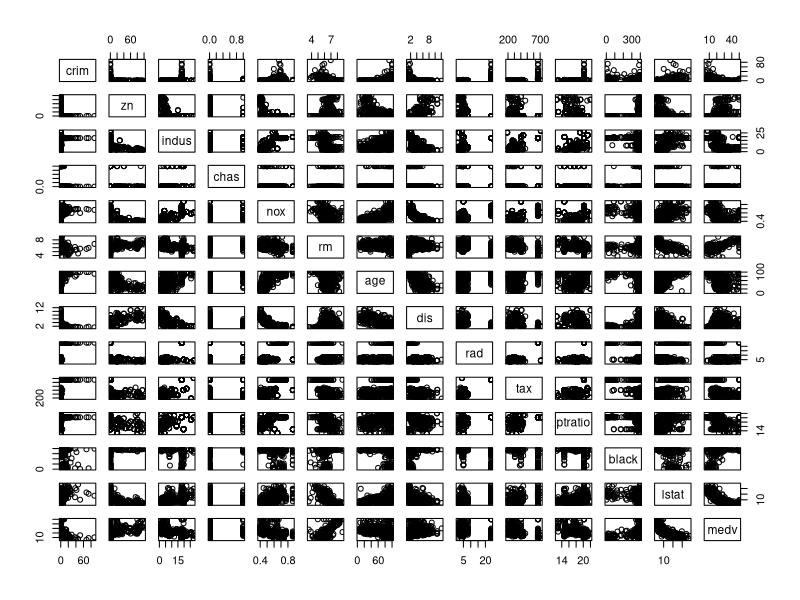
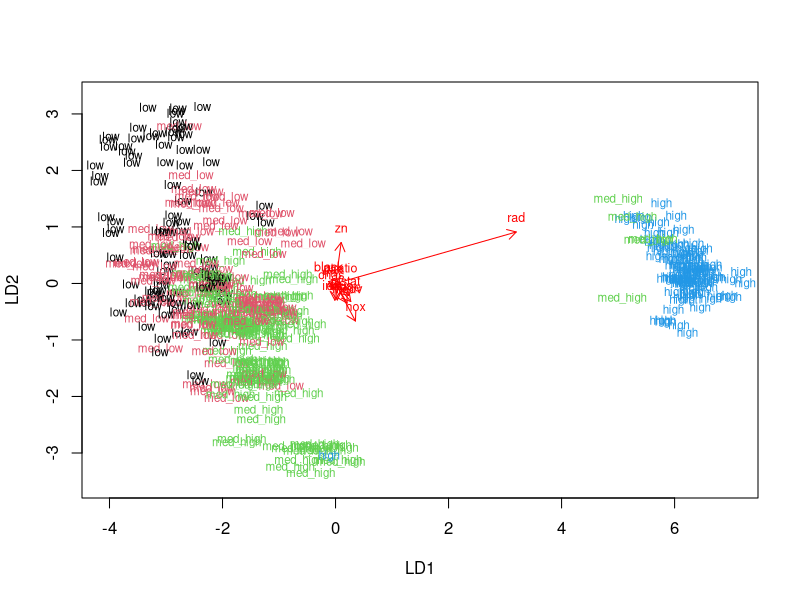
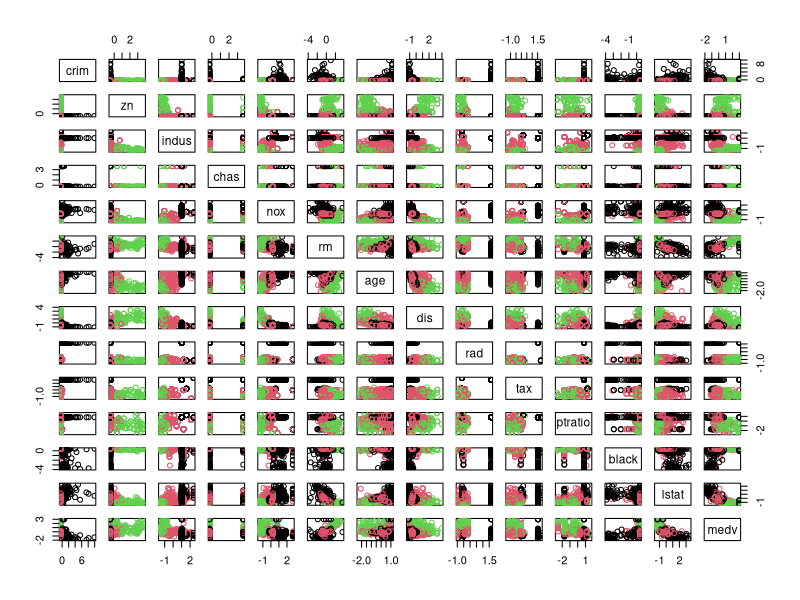
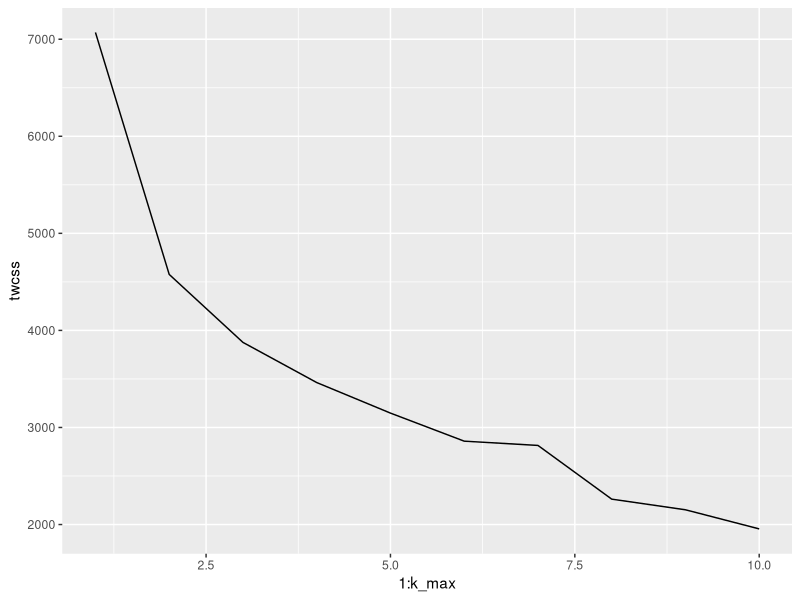
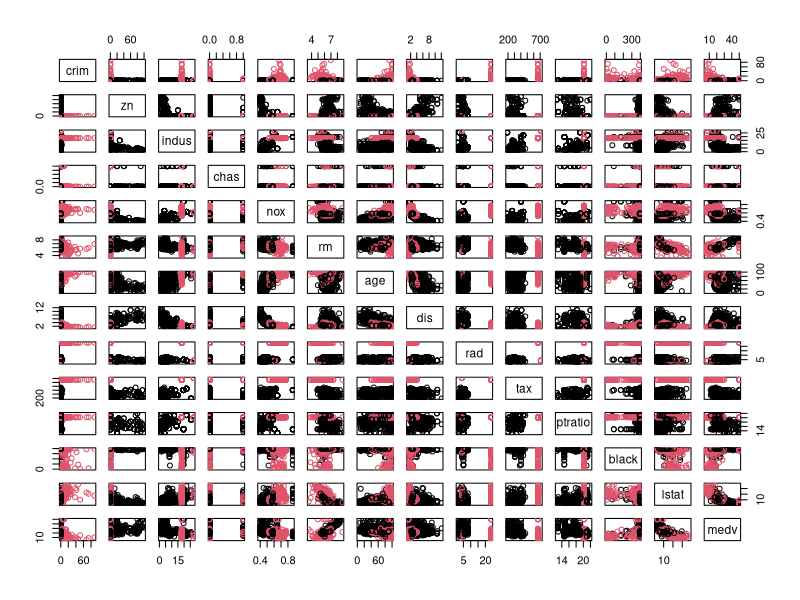
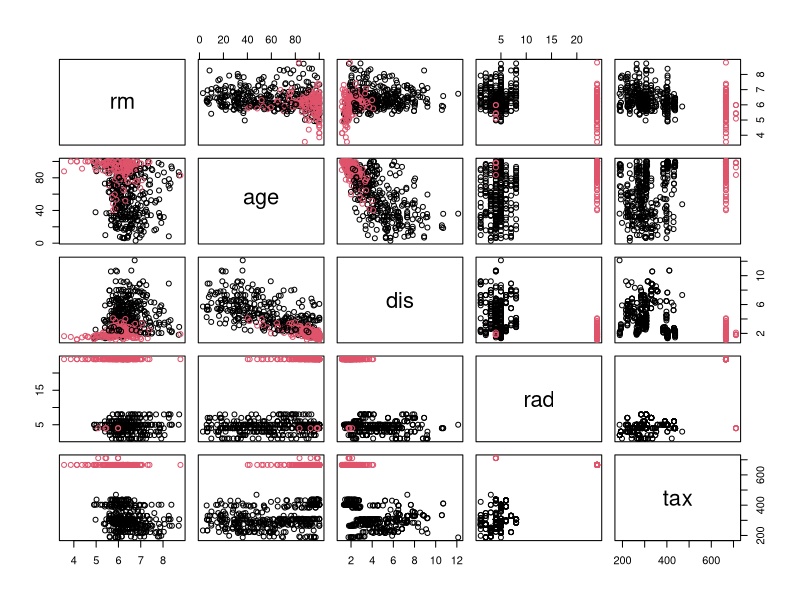

The R script that drew these images, in order:
## ---- chunk 1
date()
## ---- chunk 2
library(MASS)
data("Boston")
str(Boston)
dim(Boston)
## ---- chunk 3
pairs(Boston)
summary(Boston)
## ---- chunk 4
boston_scaled <- scale(Boston)
summary(boston_scaled)
## ---- chunk 5
boston_scaled <- as.data.frame(boston_scaled)
bins <- quantile(boston_scaled$crim)
crime <- cut(boston_scaled$crim, breaks = bins, include.lowest = TRUE, labels = c("low", "med_low", "med_high", "high"))
boston_scaled <- dplyr::select(boston_scaled, -crim)
boston_scaled <- data.frame(boston_scaled, crime)
n <- nrow(boston_scaled)
ind <- sample(n,  size = n * 0.8)
train <- boston_scaled[ind,]
test <- boston_scaled[-ind,]
## ---- chunk 6
lda.fit <- lda(crime ~ ., data = train)
lda.fit
lda.arrows <- function(x, myscale = 1, arrow_heads = 0.1, color = "red", tex = 0.75, choices = c(1,2)){
  heads <- coef(x)
  arrows(x0 = 0, y0 = 0, 
         x1 = myscale * heads[,choices[1]], 
         y1 = myscale * heads[,choices[2]], col=color, length = arrow_heads)
  text(myscale * heads[,choices], labels = row.names(heads), 
       cex = tex, col=color, pos=3)
}
classes <- as.numeric(train$crime)
plot(lda.fit, dimen = 2, col = classes, pch = classes)
lda.arrows(lda.fit, myscale = 1)
## ---- chunk 7
correct_classes <- test$crime
test <- dplyr::select(test, -crime)
lda.pred <- predict(lda.fit, newdata = test)
table(correct = correct_classes, predicted = lda.pred$class)
## ---- chunk 8
data('Boston')
boston_scaled <- scale(Boston)
dist_eu <- dist(boston_scaled)
dist_man <- dist(boston_scaled, method = 'manhattan')
km <-kmeans(boston_scaled, centers = 3)
pairs(boston_scaled, col = km$cluster )

## ---- chunk 9
library(ggplot2)
set.seed(123)
k_max <- 10
twcss <- sapply(1:k_max, function(k){kmeans(boston_scaled, k)$tot.withinss})
qplot(x = 1:k_max, y = twcss, geom = 'line')
km <-kmeans(Boston, centers = 2)
pairs(Boston, col = km$cluster)
## ---- chunk 10
pairs(Boston[6:10], col = km$cluster )
